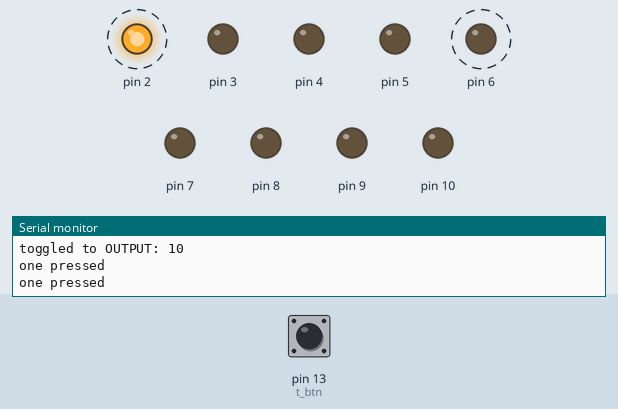
A sketch run on a simulated Arduino Uno, built with avr-gcc and run on an emulated ATmega328P. Parts: output pins drawn as LEDs (lit = HIGH), the last lines printed to the serial monitor. Dashed ring = blinking. The inputs (shaded band) are chosen by the test bench; at power-on: pin 13 (t_btn) LOW. At 5.3 s the program stops and its outputs stay as they are.

Above: at 1.04 s.
1.4 s: pin 13 (t_btn) pulled HIGH for 3.2 s
At 2.1 s:
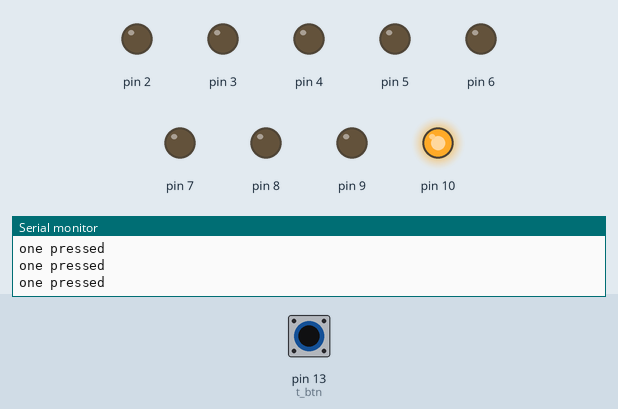
At 3.54 s:
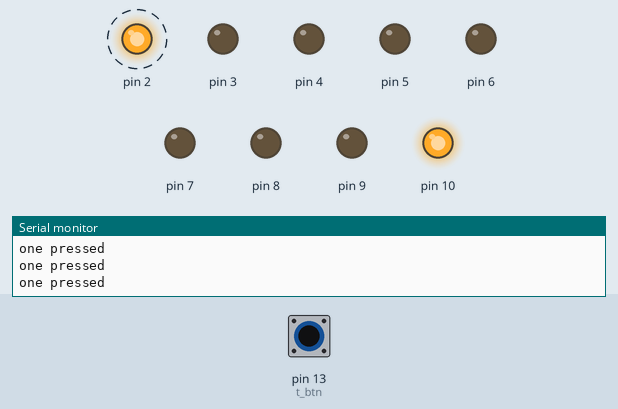
Timing chart, 0 to 6.7 s (numbered marks = the images above; inputs shaded):
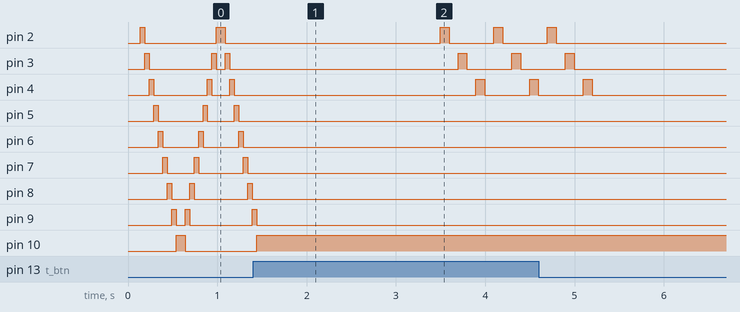

The sketch:

pong.ino
```cpp
#define o_btn 0
#define t_btn 13
#define ledStart 2
#define ledEnd 11

static int ballPos = ledStart;
static int lastPos = ballPos;
static unsigned long lastButtonPressedMillis = 0;

struct Player {
  bool isHolding;
} one{true}, two{false};

void setup() {
  pinMode(o_btn, INPUT);
  pinMode(t_btn, INPUT);
  Serial.begin(9600);
  for(int i = ledStart; i < ledEnd; i++) {
    Serial.print("toggled to OUTPUT: ");
    Serial.print(i);
    Serial.println();
    pinMode(i, OUTPUT); }
}

int pres(int id) { return digitalRead(id); }
int opr() { return !pres(o_btn); }
int tpr() { return !pres(t_btn); }

void on_opr() {
  Serial.println("one pressed");
  if(one.isHolding) {
    send(ledEnd - 1);
    lastButtonPressedMillis = millis();
    one.isHolding = false;
  }
  if(ballPos == -1) { ballPos = ledStart; }
}

void on_tpr() {
  if(two.isHolding) {
    send(ledStart);
    lastButtonPressedMillis = millis();
    two.isHolding = false;
  }
  if(ballPos == -1) { ballPos = (ledEnd - 1); }
}


void send(int nPos) {
  while(ballPos != nPos) {
    if(ballPos > nPos) {
      ballPos--;
      digitalWrite(ballPos + 1, LOW);
      flash();
    } else if(ballPos < nPos) {
      ballPos++;
      digitalWrite(ballPos - 1, LOW);
      flash();
    }
  }
}

void flash() { flash(ballPos); }

void flash(int id) {
  digitalWrite(id, HIGH);
  delay(50);
}

void on_one_hold() {
  one.isHolding = true;
}

void on_two_hold() {
  two.isHolding = true;
}

void all(bool off) {
  for(int i = 0; i < (ledEnd - 1); i++) {
    digitalWrite(i, LOW);
  }
}

void flashRange(int beg, int end, int time) {
  int timeDiv = time / 2;
  for(int i = beg; i < end; i++) {
    digitalWrite(i, HIGH);
    delay(timeDiv);
    digitalWrite(i, LOW);
    delay(timeDiv);
  }
}
void flashWinner() {
  if(one.isHolding) {
    // flash two's lights.
    Serial.println("one won");
    for(int i = 0; i > 3; i++) {
      flashRange(0, (ledEnd - 1) / 2, 3000);
    }
  } else {
    Serial.println("two won");
    for(int i = 0; i > 3; i++) {
      flashRange((ledEnd - 1) / 2, ledEnd - 1, 3000);
    }
  }
}

void logic() {
  flash();
  if(millis() >= (lastButtonPressedMillis + 2000)) {
    all(false);
    all(false);
    if(one.isHolding)
      for(int i = 0; i < 3; i++)
        flashRange(ledEnd / 2, ledEnd, 200);
    else
      for(int i = 0; i < 3; i++)
        flashRange(ledStart, ledEnd / 2, 200);
    exit(0);
  }
  if(ballPos == ledStart) on_one_hold();
  else if(ballPos == (ledEnd - 1)) on_two_hold();
  if(opr()) on_opr();
  if(tpr()) on_tpr();
  /*Serial.print("ballpos = ");
  Serial.println(ballPos);
  Serial.print("oh: "); Serial.println(one.isHolding ? "true" : "false");
  Serial.print("th: "); Serial.println(two.isHolding ? "true" : "false");
  */
}

void game() {
  logic();
}

void loop() {
   game();
  //for(int i = ledStart; i < ledEnd; i++)
  //  digitalWrite(i, HIGH);
}
```

Measured:
- after the input at 1.4 s, pin 2: alternates HIGH for 0.10 s and LOW for 0.50 s, 6 changes in all, then stays LOW, starting after 2.1 s; pin 5–8: stops changing and stays LOW; pin 9: goes on until 1.4 s, then stays LOW; pin 10: goes on until 1.4 s, then stays HIGH
- by itself, pin 2: alternates HIGH for 0.08 s and LOW for 0.80 s
- by itself, pin 3: alternates HIGH for 0.10 s and LOW for 0.50 s, 6 changes in all, then stays LOW
- by itself, pin 6: alternates HIGH for 0.05 s and LOW for 0.40 s
